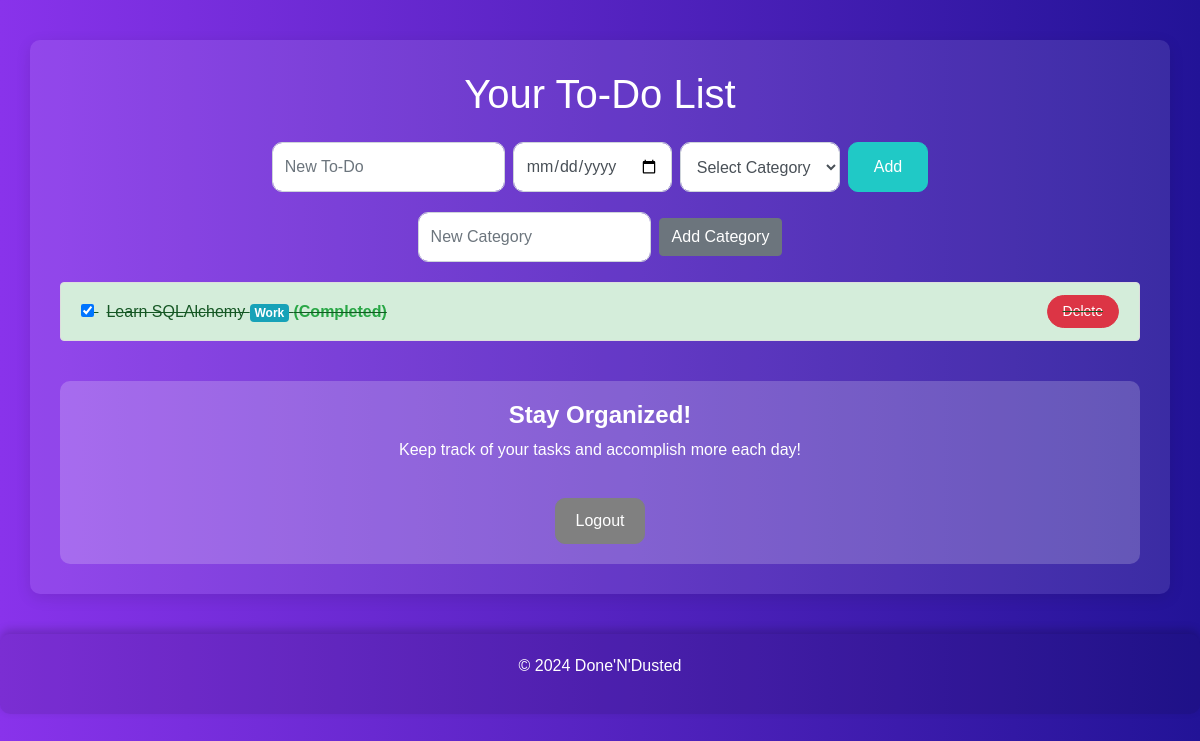
The page /dashboard (signed in) on the database as committed earlier.
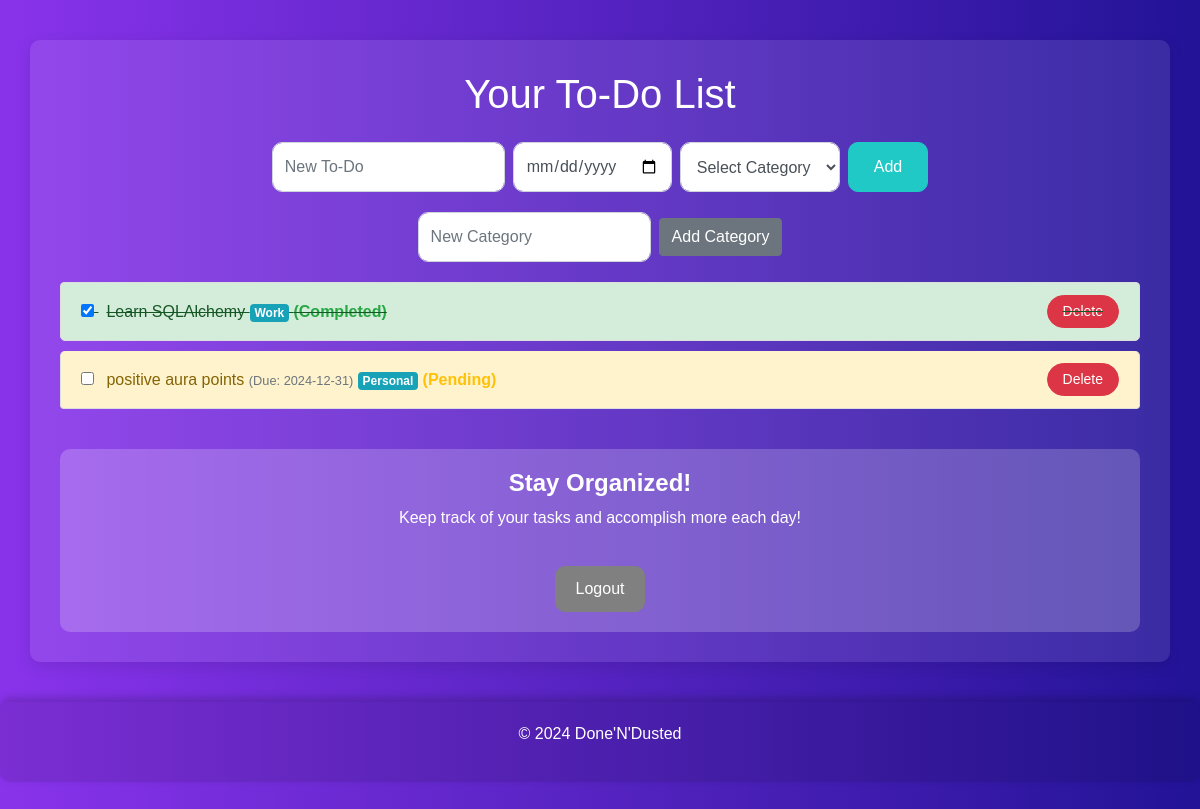
The same page on the database as committed later.
### setup_db.py (models this page shows)
class Task(Base):
    __tablename__ = 'tasks'
    id = Column(Integer, primary_key=True)
    description = Column(String, nullable=False)
    completed = Column(Boolean, default=False)
    due_date = Column(Date, nullable=True)  # Add due_date column
    user_id = Column(Integer, ForeignKey('users.id'), nullable=False)
    user = relationship('User', back_populates='todos')
    category_id = Column(Integer, ForeignKey('categories.id'), nullable=True)
    category = relationship('Category', back_populates='tasks')

class Category(Base):
    __tablename__ = 'categories'
    id = Column(Integer, primary_key=True)
    name = Column(String, unique=True, nullable=False)
    tasks = relationship('Task', back_populates='category')

### app.py (the view)
@app.route('/dashboard')
def dashboard():
    if "user_id" not in session:
        flash("Please log in to access the dashboard.", "warning")
        return redirect(url_for('login', next=request.url))  # Pass original URL in `next`
    tasks = db_session.query(Task).filter_by(user_id=session['user_id']).all()
    categories = db_session.query(Category).all()
    return render_template('dashboard.html', tasks=tasks, categories=categories)

### app.py (called while the page is built)
@app.context_processor
def inject_favicon():
    return dict(favicon_url=url_for('static', filename='img/favicon.ico'))

### templates/dashboard.html (shortened to what this page needs)
<!DOCTYPE html>
<html lang="en">
<head>
    <link rel="stylesheet" href="https://stackpath.bootstrapcdn.com/bootstrap/4.5.2/css/bootstrap.min.css">
</head>
<body>
    <div class="container">
        <h1 class="text-center mb-4">Your To-Do List</h1>
        <form action="{{ url_for('add_todo') }}" method="POST" class="form-inline justify-content-center">
            <input type="text" name="task" placeholder="New To-Do" required class="form-control mr-2" />
            <input type="date" name="due_date" class="form-control mr-2" />
            <select name="category" class="form-control mr-2">
                <option value="">Select Category</option>
            </select>
            <button type="submit" class="btn btn-primary">Add</button>
        </form>
        <form action="{{ url_for('add_category') }}" method="POST" class="form-inline justify-content-center mt-3">
            <input type="text" name="category_name" placeholder="New Category" required class="form-control mr-2" />
            <button type="submit" class="btn btn-secondary">Add Category</button>
        </form>
        <ul class="list-group">
            {% for task in tasks %}
            <li class="list-group-item d-flex justify-content-between align-items-center {% if task.completed %}completed{% else %}pending{% endif %}" data-task-id="{{ task.id }}">
                <div>
                    <input type="checkbox" class="task-checkbox" {% if task.completed %}checked{% endif %} data-task-id="{{ task.id }}">
                    <span class="ml-2">
                        {{ task.description }}
                        {% if task.due_date %}
                        <small class="text-muted">(Due: {{ task.due_date.strftime('%Y-%m-%d') }})</small>
                        {% endif %}
                        {% if task.category %}
                            <span class="badge badge-info">{{ task.category.name }}</span>
                        {% endif %}
                        {% if task.completed %}
                        <strong class="text-success">(Completed)</strong>
                        {% else %}
                        <strong class="text-warning">(Pending)</strong>
                        {% endif %}
                    </span>
                </div>
                <button type="button" class="btn btn-danger btn-sm delete-task">Delete</button>
            </li>
            {% endfor %}
        </ul>
        <div class="call-to-action">
            <h2>Stay Organized!</h2>
            <p>Keep track of your tasks and accomplish more each day!</p>
            <a href="{{ url_for('logout') }}" class="btn btn-logout">Logout</a>
        </div>
    </div>
    <footer>
        <p>&copy; 2024 Done'N'Dusted</p>
    </footer>
</body>
</html>

### templates/dashboard.html (style rules this page uses)
html, body { height: 100%; }
body { background: linear-gradient(90deg, #8933eb, #221397); color: white; font-family: Arial, sans-serif; min-height: 100%; background-color: cover; padding-bottom: 50px; }
.container { background: rgba(255, 255, 255, 0.1); padding: 30px; border-radius: 10px; margin-top: 40px; box-shadow: 0px 4px 15px rgba(0, 0, 0, 0.1); }
footer { text-align: center; padding: 20px; background: rgba(0, 0, 0, 0.1); border-radius: 10px; margin-top: 40px; box-shadow: 0px -4px 10px rgba(0, 0, 0, 0.2); }
.list-group-item { background-color: #f8f9fa; border: 1px solid #ddd; color: #333; margin-bottom: 10px; border-radius: 5px; font-size: 16px; display: flex; justify-content: space-between; align-items: center; transition: transform 0.3s; }
.list-group-item.completed { text-decoration: line-through; background-color: #d4edda; color: #155724; }
.list-group-item.pending { background-color: #fff3cd; color: #856404; }
.form-inline { margin-bottom: 20px; }
.form-control { border-radius: 10px; padding: 12px; height: 50px; width: 500px; }
.btn-primary { border-radius: 10px; padding: 12px 25px; background-color: #20c9c6; border-color: #20c9c6; transition: background-color 0.3s; height: 50px; }
.btn-danger { border-radius: 20px; padding: 5px 15px; }
.call-to-action { background: rgba(255, 253, 253, 0.2); padding: 20px; border-radius: 10px; margin-top: 30px; text-align: center; }
.call-to-action h2 { font-size: 24px; font-weight: bold; color: #ffffff; }
.call-to-action p { color: #ffffff; }
.btn-logout { margin-top: 20px; background-color: #808080; border-color: #808080; color: white; padding: 10px 20px; border-radius: 10px; transition: background-color 0.3s; }

Rows that differ between the two databases and show on the page:
added Task: description "positive aura points", due_date "2024-12-31", category.name "Personal", shows "(Pending)"
